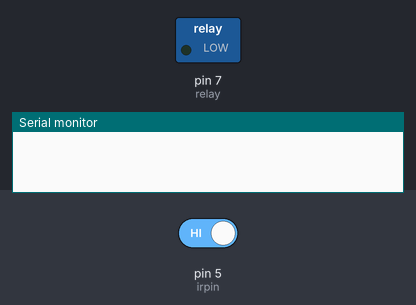
This sketch was run on a simulated Arduino Uno, built with avr-gcc and run on an emulated ATmega328P. Parts: switched loads named in the sketch (green lamp = pin HIGH), the last lines printed to the serial monitor. The test bench sets the inputs (shaded band); at power-on: pin 5 (irpin) HIGH.

Above: at 1.2 s.
1.3 s: pin 5 (irpin) driven LOW
At 2.7 s:
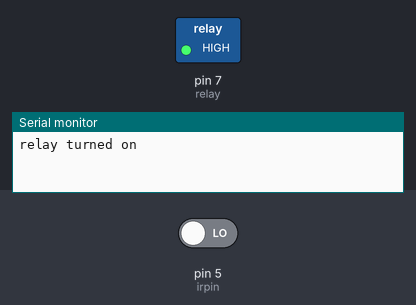
4.3 s: pin 5 (irpin) driven HIGH
At 5.9 s:
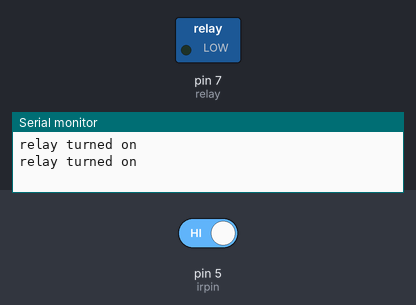
Timing chart, 0 to 7.4 s (numbered marks = the images above; inputs shaded):
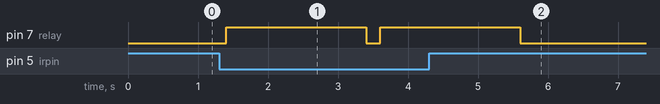

The sketch:

ir_sensor_with_arduino.ino
```cpp
int relay = 7;
int irpin = 5;
int irstatus = HIGH;
void setup() {
  Serial.begin(9600);
  pinMode(relay, OUTPUT);
  pinMode(irpin, INPUT);
}

void loop() {
  irstatus = digitalRead(irpin);
  if (irstatus == LOW) {
    Serial.println("relay turned on");
    digitalWrite(relay, HIGH);
    delay(2000);
    digitalWrite(relay, LOW);

  }
  else {

    digitalWrite(relay, LOW);
  }
  delay(200);
}
```

Measured:
- after the input at 1.3 s, pin 7 (relay): LOW → HIGH after 0.10 s, → LOW 2.0 s later, → HIGH 0.20 s later
- after the input at 4.3 s, pin 7 (relay): goes on until 5.6 s, then stays LOW
